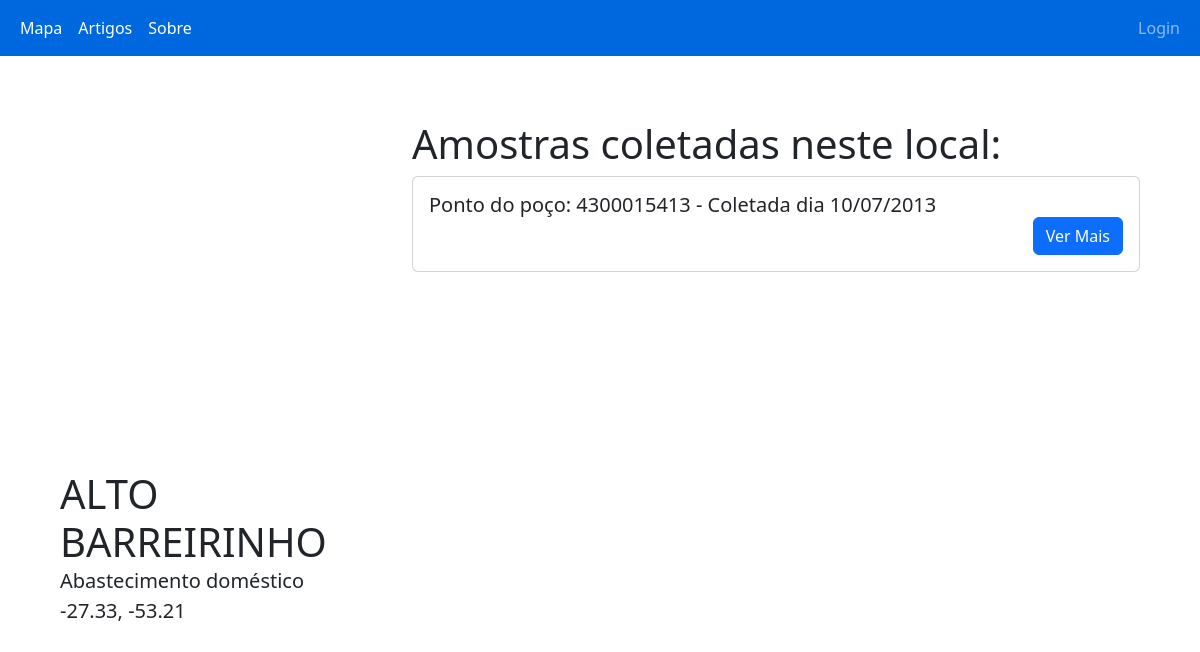
/php/local.php?ponto=4300015413, run on the app's committed database.
### tables this page shows
CREATE TABLE `local` (
  `idLocal` int NOT NULL AUTO_INCREMENT,
  `ponto` bigint NOT NULL,
  `pocoCprm` varchar(45) DEFAULT NULL,
  `idCriador` int DEFAULT NULL,
  `idEditor` int DEFAULT NULL,
  `nome` varchar(150) NOT NULL,
  `lat` varchar(30) NOT NULL,
  `lng` varchar(30) NOT NULL,
  `tipo` varchar(100) DEFAULT NULL,
  `foto` varchar(1000) DEFAULT NULL,
  `sacAtiva` varchar(45) DEFAULT NULL,
  `populacao` varchar(45) DEFAULT NULL,
  PRIMARY KEY (`idLocal`)
);

CREATE TABLE `amostra` (
  `idAmostra` int NOT NULL AUTO_INCREMENT,
  `ponto` bigint NOT NULL,
  `municipio` varchar(100) DEFAULT NULL,
  `idCriador` int DEFAULT NULL,
  `idEditor` int DEFAULT NULL,
  `dataPerfuracao` varchar(50) DEFAULT NULL,
  `dataAnalise` varchar(50) DEFAULT NULL,
  `cotaTerreno` varchar(50) DEFAULT NULL,
  `profundidadeFinal` varchar(50) DEFAULT NULL,
  `nivelDinamico` varchar(50) DEFAULT NULL,
  `nivelEstatico` varchar(50) DEFAULT NULL,
  `vazaoEspecifica` varchar(50) DEFAULT NULL,
  `vazaoEstabilizacao` varchar(50) DEFAULT NULL,
  `condutividade` varchar(50) DEFAULT NULL,
  `cor` varchar(50) DEFAULT NULL,
  `corParametro` varchar(45) DEFAULT NULL,
  `odor` varchar(45) DEFAULT NULL,
  `sabor` varchar(45) DEFAULT NULL,
  `temperatura` varchar(50) DEFAULT NULL,
  `turbidez` varchar(45) DEFAULT NULL,
  `fluor` varchar(45) DEFAULT NULL,
  PRIMARY KEY (`idAmostra`)
);

### php/session.php (called while the page is built, shortened)
<?php
    $logado = $_SESSION['logado'];
    if($logado == NULL or FALSE){
        $logado = FALSE;
    }
    else{
        $logado = TRUE;
    }
?>

### php/local.php (the view, shortened to what this page needs)
<!DOCTYPE html>
<html lang="pt-br">
<head>
    <link rel="stylesheet" href="../style/style.css">
    <link href="https://cdn.jsdelivr.net/npm/bootstrap@5.2.2/dist/css/bootstrap.min.css" rel="stylesheet">
    <link rel="stylesheet" href="https://unpkg.com/leaflet@1.9.2/dist/leaflet.css"integrity="sha256-sA+zWATbFveLLNqWO2gtiw3HL/lh1giY/Inf1BJ0z14="crossorigin=""/>
</head>
<?php
    include_once "session.php";
    include_once "link.php";
    if ($logado == NULL or FALSE) {
        include_once 'navbar.php';
    }elseif ($logado = TRUE) {
        include_once 'navbarL.php';
    }
    $idLocal = $_GET['ponto'];
    $busca = mysqli_query($link,"SELECT * FROM LOCAL WHERE ponto = '$idLocal'") or die (mysqli_error($link));
    $puxa = mysqli_fetch_assoc($busca);
    $busca2 = mysqli_query($link,"SELECT * FROM AMOSTRA WHERE ponto = '$idLocal' ORDER BY dataAnalise") or die (mysqli_error($link));
    function formatarData($dataOriginal) {
        $novaData = date("d-m-Y", strtotime($dataOriginal));
        $novaData = str_replace('-', '/', $novaData);
        return $novaData;
    }
?>
<body>
    <div class='container-fluid'>
        <div class='row'>
            <div class="col-4 mt-5">
                <div id="map" style="height: 350px;" class="ms-5"></div>
            <div class='list mt-3 ms-5' style='font-size:20px'>
                <h1 class="mb-0"> <?php echo $puxa['nome']; ?></h1>
                <p class="mb-0"> <?php echo $puxa['tipo']; ?></p>
                <p> <?php echo $puxa['lat']; ?>, <?php echo $puxa['lng']; ?></p>
                </div>
            <?php if ($logado == TRUE) {?>
                    <div class='d-flex justify-content-center mt-3 ms-5'>
                        <form action="editarlocal.php" method="get" class='me-3'>
                            <input type="hidden" name="ponto" value="<?php echo $puxa['ponto']; ?>">
                            <button type="submit" class="btn btn-primary" style='width: 100px;'>Editar</button>
                        </form>
                        <form action="excluirlocal.php" method="post">
                            <input type="hidden" name="ponto" value="<?php echo $puxa['ponto']; ?>">
                            <button type="submit" class="btn btn-primary" style='width: 100px;' onclick="return confirm('Você deseja excluir este local?\nTodas as amostras ligadas a este local tambem serão excluidas');">Excluir</button>
                        </form>
                    </div>
                </div>
                <?php
                    }else{
                ?>
                    </div>
                <?php
                    }
                ?>
            <div class='col-8 mt-5'>
<?php
    if (isset($busca2) && mysqli_num_rows($busca2) > 0) {
            ?>
            <h1 style='font-size:40px' class='mt-3'>Amostras coletadas neste local:</h1>
            <div class='overflow-auto me-5' style="height: 700px;">
            <?php
        while ($puxa2 = mysqli_fetch_assoc($busca2)) {
            ?>
                <div class='card'>
                    <div class='card-body'>
                        <div class='d-flex justify-content-start'>
                            <h2 style="font-size: 20px;" class='align-self-center mb-0'>Ponto do poço: <?php echo $puxa2['ponto']?> - Coletada dia <?php echo formatarData($puxa2['dataAnalise']); ?></h2>
                        </div>
                        <div class='d-flex justify-content-end'>
                            <a class='btn btn-primary align-self-center ' href="amostra.php?ponto=<?php echo $puxa2['ponto']?>">Ver Mais</a> <br>
                        </div>
                    </div>
                </div>
            <?php
        };
    } else { ?>
        <h1>Ainda não há amostras registradas neste local</h1>
    </div>
    <?php };
?>
</body>

### data on the page
local: nome "ALTO BARREIRINHO", tipo "Abastecimento doméstico", lat "-27.33", lng "-53.21"
amostra: ponto "4300015413", dataAnalise "10/07/2013"
